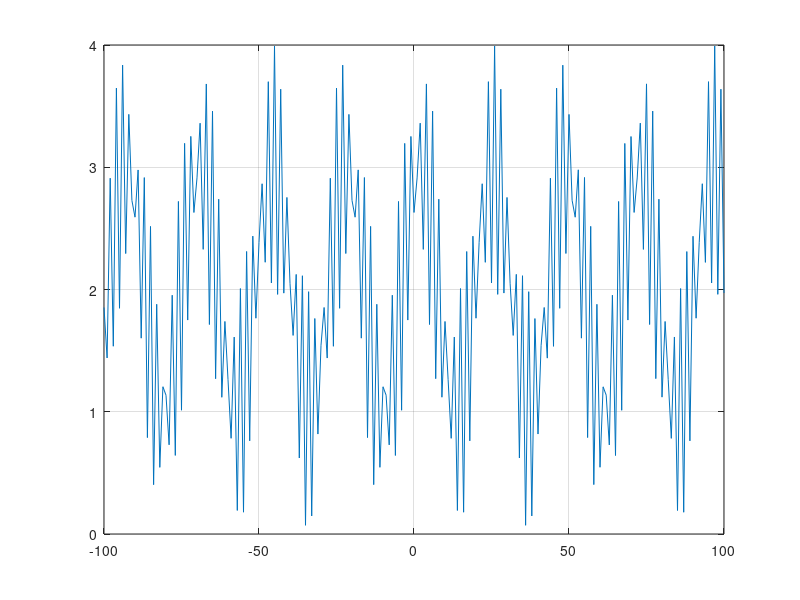
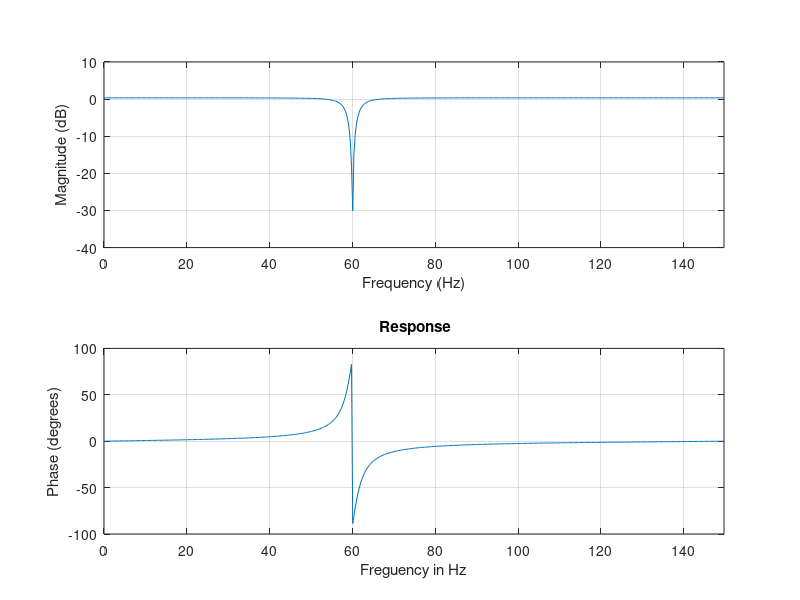
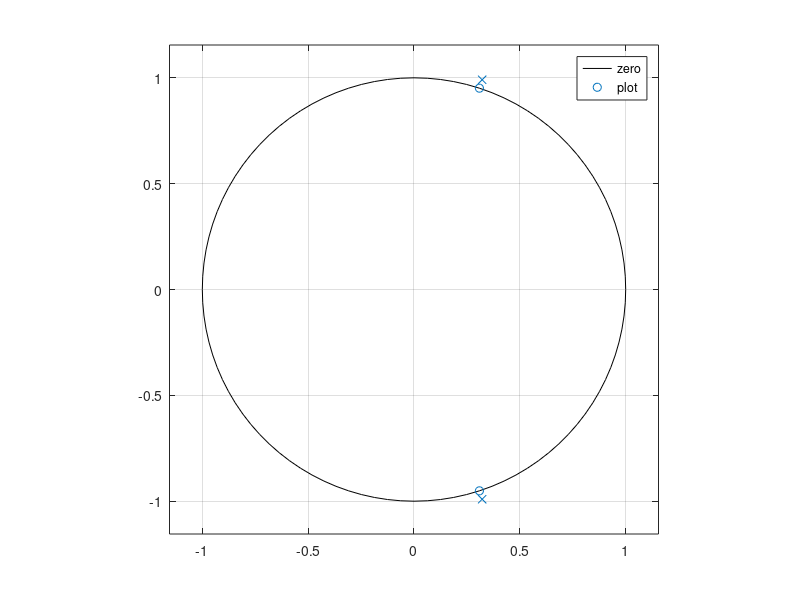
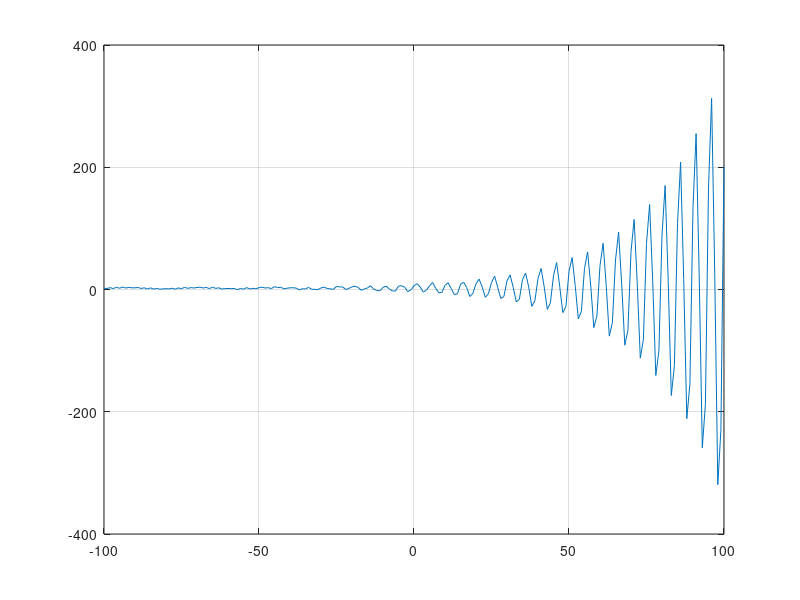

Write MATLAB code to recreate these figures, in order.
function notchFilter()
  t= -100:1:100; % fs=300Hz
  x = 2+cos(50*(t)+0.5)+sin(60*(t)-1/4);
  figure(1);
  plot(t,x);
  grid on;
  fs=300;f0=60;
  b0=1; 
  b1=-2*cos(2*pi*f0/fs);
  b2=1;
  r=0.96;
  a0=1;
  a1=-2*r*cos(2*pi*f0/fs)
  a2=r*r;
  b=[b2,b1,b0];
  a=[a2,a1,a0];
  [h,w]=freqz(b,a);
  hf=abs(h);
  figure(2);
  freqz_plot(w*fs/(2*pi),h);
  title(' Response');
  xlabel('Freguency in Hz');
  figure(3);
  zplane(b,a);legend('zero','plot');
  grid on;
  y = filter(b,a,x);
  figure(4)
  plot(t,y);
  grid on;
endfunction
